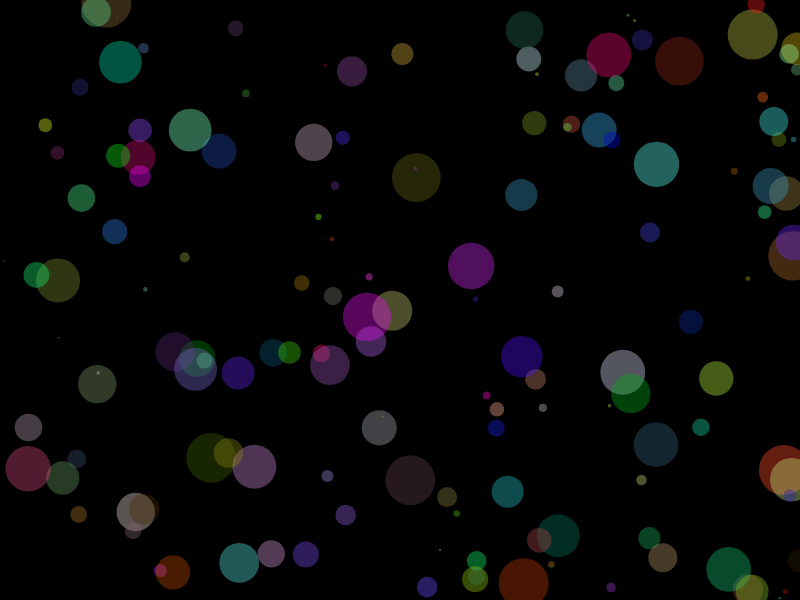
Frame 1 (no input)
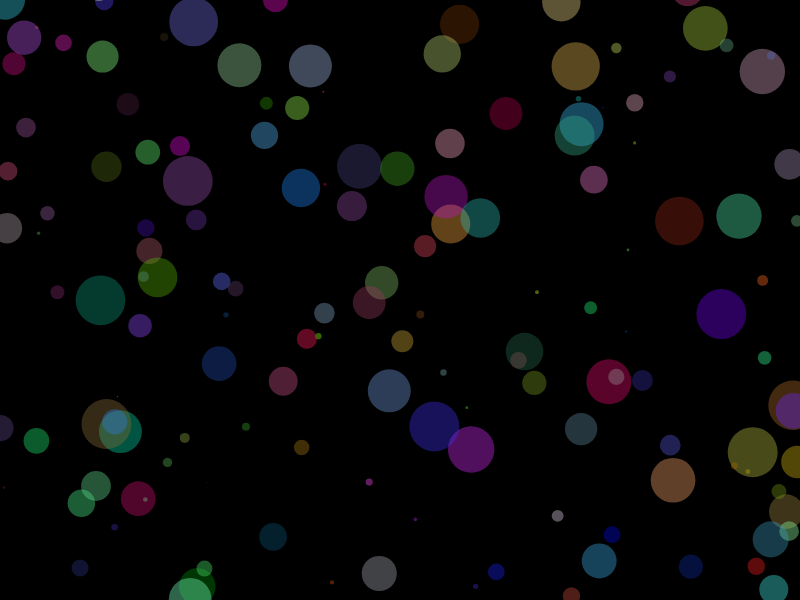
Frame 60 (no input)
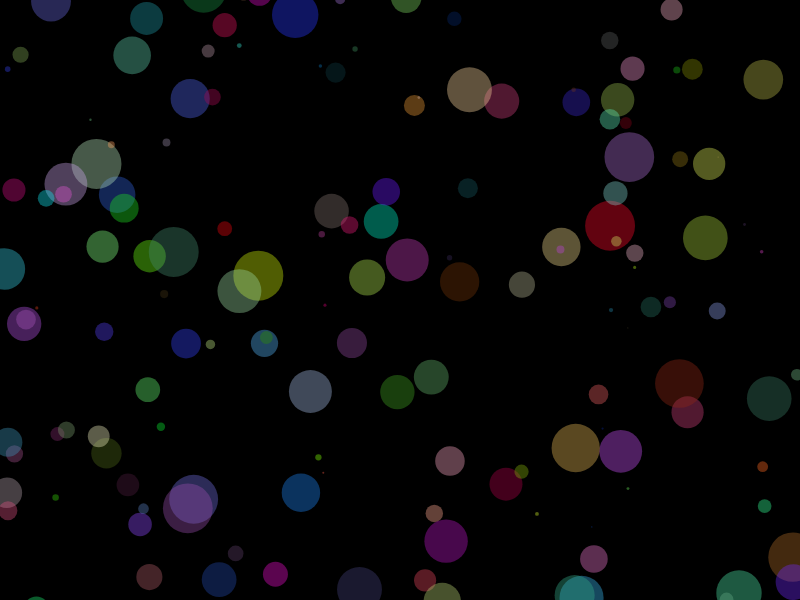
Frame 120 (the mouse pressed at the canvas centre since frame 60)

The p5.js sketch that drew these frames (run headless with seeded random() and noise() and a simulated clock; from frame 60 on, the mouse is pressed at the canvas centre):

// p5.js sketch
// ── sketch.js
let circles = [];
const totalCircles = 150;

class Circle {
  constructor (x, y, gravity, radius) {
    this.x = x;
    this.y = y;
    this.gravity = gravity;
    this.radius = radius;
    this.r = random(255);
    this.g = random(255);
    this.b = random(255);
  }
  show () {
    ellipse(this.x, this.y, this.radius);
  }

}

function setup () {
  createCanvas(800,600);
  for (let i = 0; i < totalCircles; i++) {
    let newCircle = new Circle(random(width), random(height), random(2, 10), random(50));
    circles.push(newCircle);
  }
}

function draw () {
  background(0);
  fill(255, 0, 0, 100);
  noStroke();
  for (let i = 0; i < circles.length; i++) {
    fill(circles[i].r, circles[i].g, circles[i].b,  100);
    circles[i].show();
    circles[i].y += circles[i].gravity;
    if (circles[i].y > height+10) {
      let newCircle = new Circle(random(width), -10, circles[i].gravity, circles[i].radius);
      circles[i] = newCircle;
      circles[i].r = random(255);
      circles[i].g = random(255);
      circles[i].b = random(255);
    }
  }
}
